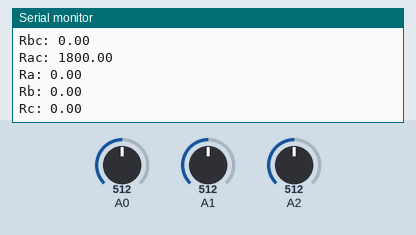
Simulated run of this sketch. Board: Arduino Uno, built with avr-gcc and run on an emulated ATmega328P. On the bench: the last lines printed to the serial monitor. The inputs (shaded band) are chosen by the test bench; at power-on: A0 = 512, A1 = 512, A2 = 512.

Above: at 1.8 s.
1.9 s: A0 set to 0
At 2.5 s:
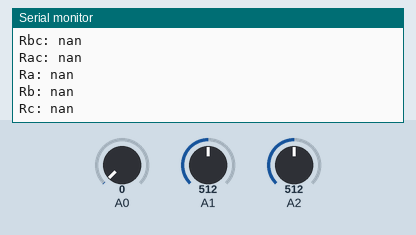
3.5 s: A1 set to 0
6.6 s: A0 set to 122
At 7.6 s:
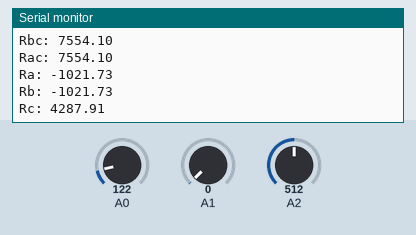
8.1 s: A2 set to 716
At 8.8 s:
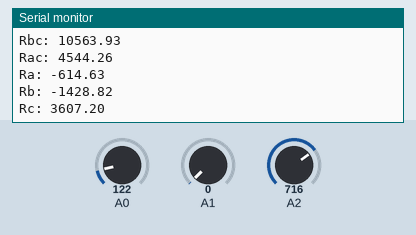
9.6 s: A1 set to 122
At 10.9 s:
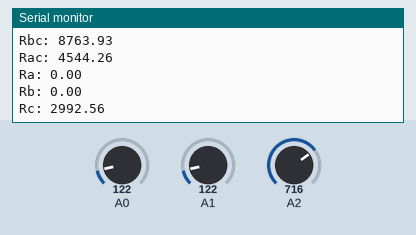
11.1 s: A2 set to 900
At 12.2 s:
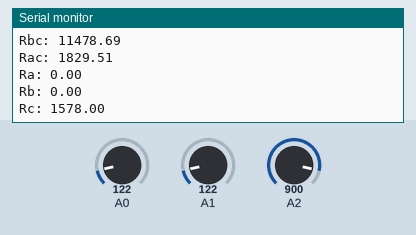
Timing chart, 0 to 13.6 s (numbered marks = the images above; inputs shaded):
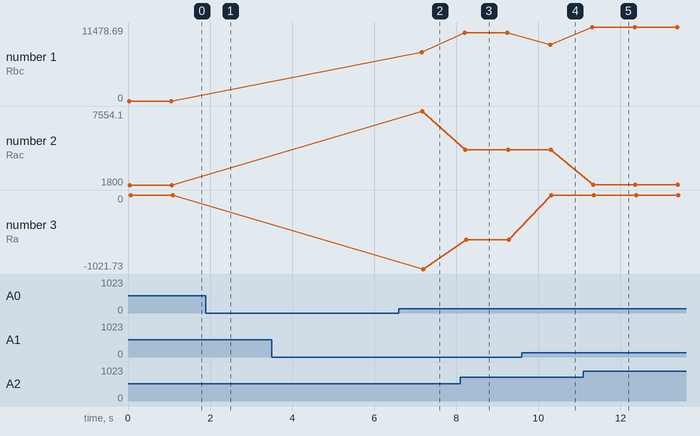

Measured:
- after the input at 1.9 s, the serial monitor: prints a new line after 0.17 s (image 1)
- after the input at 6.6 s, the serial monitor: prints a new line after 0.55 s (image 2)
- after the input at 8.1 s, the serial monitor: prints a new line after 0.11 s (image 3)
- after the input at 9.6 s, the serial monitor: prints a new line after 0.68 s (image 4)
- after the input at 11.1 s, the serial monitor: prints a new line after 0.22 s (image 5)
- plotted number 1: 0 → 7554.1 after the input at 6.6 s, 7554.1 → 10563.93 after the input at 8.1 s, 10563.93 → 8763.93 after the input at 9.6 s, 8763.93 → 11478.69 after the input at 11.1 s
- plotted number 2: 1800 → 7554.1 after the input at 6.6 s, 7554.1 → 4544.26 after the input at 8.1 s, 4544.26 → 1829.51 after the input at 11.1 s
- plotted number 3: 0 → -1021.73 after the input at 6.6 s, -1021.73 → -614.63 after the input at 8.1 s, -614.63 → 0 after the input at 9.6 s

The sketch:

DeltaToWye.ino
```cpp
int Vin = 5;                      // source voltage

int raw1,                         // raw values from the arduino
    raw2,
    raw3;

float Vout1,                      // voltage drop between each of the resistors
      Vout2,
      Vout3;

float R0 = 1800,                   // known resistor

      R1,                         // resistance values of the resistors
      R2,
      R3;

float out12 = 0,                 // values after the delta-to-wye transform
      out23 = 0,
      out13 = 0,
      Rsum = 0;

void setup()
{
  Serial.begin( 9600 );
}

void loop()
{
  raw1 = analogRead( A0 );                    // value from 0 to 1023
  raw2 = analogRead( A1 );
  raw3 = analogRead( A2 );

  Vout1 = ( raw1 / 1024.0 )*Vin;              // calculating the actual voltage
  Vout2 = ( raw2 / 1024.0 )*Vin;
  Vout3 = ( raw3 / 1024.0 )*Vin;

  R1 = R0 * ( ( Vout2/Vout1 ) - 1 );          // revised voltage divider
  R2 = R0 * ( ( Vout3/Vout1 ) - 1 ) - R1;
  R3 = R0 * ( ( Vin/Vout1 ) - 1 ) - R1 - R2;

  Rsum = R1 + R2 + R3;                        // delta to wye formulas
  out12 = ( R1 * R2 )/Rsum;
  out23 = ( R2 * R3 )/Rsum;
  out13 = ( R1 * R3 )/Rsum;

  Serial.println();
  Serial.println();
  Serial.println();
  Serial.println();
  Serial.println();
  Serial.println();
  Serial.println();
  Serial.println();
  Serial.println();
  Serial.println();

  Serial.print( "Rab: " );
  Serial.println( R1 );
  Serial.print( "Rbc: " );
  Serial.println( R2 );
  Serial.print( "Rac: " );
  Serial.println( R3 );

  Serial.println();

  Serial.print( "Ra: " );
  Serial.println( out13 );
  Serial.print( "Rb: " );
  Serial.println( out12 );
  Serial.print( "Rc: " );
  Serial.println( out23 );

  delay( 1000 );

}
```
